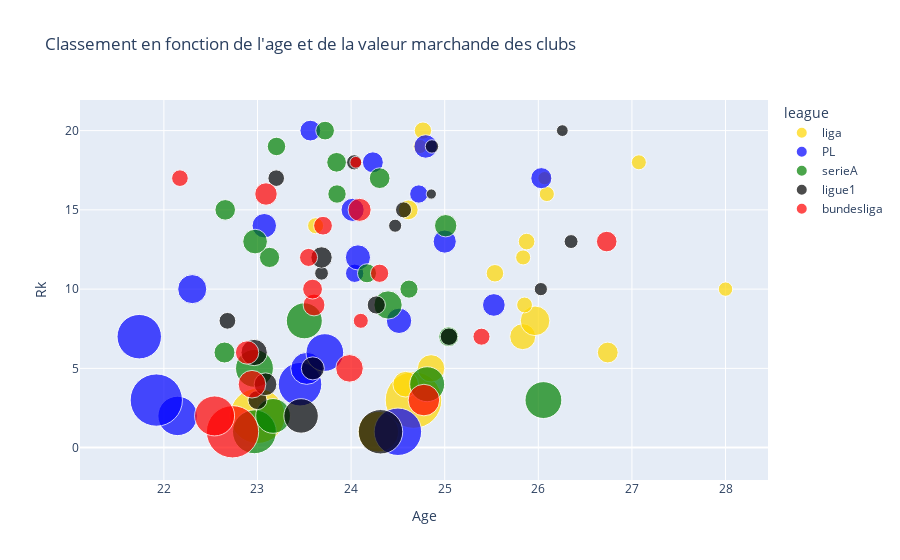

The code cell stored with this chart in its notebook:
### Code cell
import numpy as np
import pandas as pd
import plotly.express as px 

pd.options.plotting.backend = "plotly"

leagues = pd.read_csv("data/concat_leagues/leagues.csv")

saison = "2013-14"
league_colors = {'liga':'gold', 'PL':'blue', 'serieA':'green', 'ligue1':'black', 'bundesliga':'red'}

px.scatter(leagues[leagues["Years"] == saison], x='Age', y='Rk', 
           color="league", hover_name="Squad", color_discrete_map=league_colors, title="Classement en fonction de l'age et de la valeur marchande des clubs ",
           size = 'Market Value', size_max=40)

### Figure 1 — Plotly figure (JSON) as saved in the notebook; plotly's stock layout.template omitted (floating-point values rounded to 4 significant figures)
{"data": [{"hovertemplate": "<b>%{hovertext}</b><br><br>league=liga<br>Age=%{x}<br>Rk=%{y}<br>Market Value=%{marker.size}<extra></extra>", "hovertext": ["Atlético de Madrid", "FC Barcelona", "Real Madrid", "Athletic Bilbao", "Sevilla FC", "Villarreal CF", "Real Sociedad", "Valencia CF", "Celta de Vigo", "Levante UD", "Málaga CF", "Rayo Vallecano", "Getafe CF", "RCD Espanyol Barcelona", "Granada CF", "Elche CF", "UD Almería", "CA Osasuna", "Real Valladolid CF", "Real Betis Balompié"], "legendgroup": "liga", "marker": {"color": "gold", "size": [336.8, 619.2, 651.8, 134.8, 153.2, 88.3, 137.3, 178.8, 51, 42.4, 62.5, 46.1, 56.2, 52.4, 79.08, 46.6, 36.45, 45.8, 41.2, 61.3], "sizemode": "area", "sizeref": 0.4074, "symbol": "circle"}, "mode": "markers", "name": "liga", "orientation": "v", "showlegend": true, "type": "scatter", "x": [24.29, 23, 24.67, 24.58, 24.85, 26.74, 25.83, 25.97, 25.85, 28, 25.54, 25.84, 25.88, 23.62, 24.61, 26.09, 26.07, 27.07, 24.74, 24.77], "xaxis": "x", "y": [1, 2, 3, 4, 5, 6, 7, 8, 9, 10, 11, 12, 13, 14, 15, 16, 17, 18, 19, 20], "yaxis": "y"}, {"hovertemplate": "<b>%{hovertext}</b><br><br>league=PL<br>Age=%{x}<br>Rk=%{y}<br>Market Value=%{marker.size}<extra></extra>", "hovertext": ["Manchester City", "Liverpool FC", "Chelsea FC FC", "Arsenal FC", "Everton FC", "Tottenham Hotspur", "Manchester United", "Southampton FC", "Stoke City", "Newcastle United", "Crystal Palace", "Swansea City", "West Ham United", "Sunderland AFC", "Aston Villa", "Hull City", "West Bromwich Albion", "Norwich City", "Fulham FC", "Cardiff City"], "legendgroup": "PL", "marker": {"color": "blue", "size": [458.3, 315.8, 557.2, 385.8, 210, 288.9, 402.6, 131.5, 104.7, 172.3, 68.7, 128.9, 109.5, 122, 109.5, 68.15, 90.8, 89.3, 112.7, 87.9], "sizemode": "area", "sizeref": 0.4074, "symbol": "circle"}, "mode": "markers", "name": "PL", "orientation": "v", "showlegend": true, "type": "scatter", "x": [24.5, 22.15, 21.92, 23.45, 23.53, 23.72, 21.74, 24.51, 25.52, 22.3, 24.04, 24.07, 25, 23.07, 24.02, 24.72, 26.03, 24.23, 24.8, 23.56], "xaxis": "x", "y": [1, 2, 3, 4, 5, 6, 7, 8, 9, 10, 11, 12, 13, 14, 15, 16, 17, 18, 19, 20], "yaxis": "y"}, {"hovertemplate": "<b>%{hovertext}</b><br><br>league=serieA<br>Age=%{x}<br>Rk=%{y}<br>Market Value=%{marker.size}<extra></extra>", "hovertext": ["Juventus FC", "AS Roma", "SSC Napoli", "ACF Fiorentina", "Inter Milan", "Parma FC", "Torino FC", "AC Milan", "SS Lazio", "Hellas Verona", "Atalanta BC", "UC Sampdoria", "Udinese Calcio", "Genoa CFC", "Cagliari Calcio", "Chievo Verona", "US Sassuolo", "Calcio Catania", "Bologna FC 1909", "AS Livorno"], "legendgroup": "serieA", "marker": {"color": "green", "size": [391.4, 246.4, 276.6, 249.1, 292.6, 89.78, 80.25, 263.9, 162.9, 67.13, 73.93, 83.48, 124.0, 102.1, 86.2, 69.08, 87.85, 78.98, 69.83, 71.18], "sizemode": "area", "sizeref": 0.4074, "symbol": "circle"}, "mode": "markers", "name": "serieA", "orientation": "v", "showlegend": true, "type": "scatter", "x": [22.97, 23.17, 26.05, 24.81, 22.97, 22.65, 25.04, 23.5, 24.39, 24.62, 24.17, 23.13, 22.97, 25.01, 22.66, 23.85, 24.31, 23.84, 23.2, 23.72], "xaxis": "x", "y": [1, 2, 3, 4, 5, 6, 7, 8, 9, 10, 11, 12, 13, 14, 15, 16, 17, 18, 19, 20], "yaxis": "y"}, {"hovertemplate": "<b>%{hovertext}</b><br><br>league=ligue1<br>Age=%{x}<br>Rk=%{y}<br>Market Value=%{marker.size}<extra></extra>", "hovertext": ["Paris Saint-Germain", "AS Monaco", "LOSC Lille", "Saint-Etienne", "Olympique Lyon", "Olympique Marseille", "FC Girondins Bordeaux", "Lorient", "Toulouse", "SC Bastia", "Stade Reims", "Stade Rennais", "FC Nantes", "FC Évian Thonon Gaillard", "Montpellier", "Guingamp", "OGC Nice", "FC Sochaux-Montbéliard", "Valenciennes", "Ajaccio"], "legendgroup": "ligue1", "marker": {"color": "black", "size": [402.3, 242.6, 74.1, 105.4, 108.5, 141.3, 62.7, 57.15, 67.4, 35.6, 38.73, 92.6, 39.55, 35, 52.35, 21.43, 56.1, 47.45, 36.65, 28.3], "sizemode": "area", "sizeref": 0.4074, "symbol": "circle"}, "mode": "markers", "name": "ligue1", "orientation": "v", "showlegend": true, "type": "scatter", "x": [24.31, 23.47, 23, 23.09, 23.59, 22.96, 25.05, 22.68, 24.27, 26.03, 23.68, 23.68, 26.35, 24.47, 24.56, 24.86, 23.2, 24.03, 24.86, 26.26], "xaxis": "x", "y": [1, 2, 3, 4, 5, 6, 7, 8, 9, 10, 11, 12, 13, 14, 15, 16, 17, 18, 19, 20], "yaxis": "y"}, {"hovertemplate": "<b>%{hovertext}</b><br><br>league=bundesliga<br>Age=%{x}<br>Rk=%{y}<br>Market Value=%{marker.size}<extra></extra>", "hovertext": ["Bayern Munich", "Borussia Dortmund", "Schalke 04", "Bayer 04 Leverkusen", "VfL Wolfsburg", "Borussia Mönchengladbach", "FSV Mainz 05", "Augsburg", "TSG 1899 Hoffenheim", "Hannover 96", "Hertha BSC", "SV Werder Bremen", "Eintracht Frankfurt", "SC Freiburg", "VfB Stuttgart", "Hamburger SV", "Nuremberg", "Eintracht Braunschweig"], "legendgroup": "bundesliga", "marker": {"color": "red", "size": [556.9, 326.1, 203.2, 155.9, 155.2, 111.4, 59.45, 45.95, 97.4, 80.23, 68.08, 66.4, 86.2, 71.68, 108.3, 102.8, 56.45, 28.58], "sizemode": "area", "sizeref": 0.4074, "symbol": "circle"}, "mode": "markers", "name": "bundesliga", "orientation": "v", "showlegend": true, "type": "scatter", "x": [22.73, 22.54, 24.78, 22.94, 23.98, 22.89, 25.39, 24.1, 23.6, 23.59, 24.3, 23.55, 26.73, 23.7, 24.09, 23.09, 22.17, 24.05], "xaxis": "x", "y": [1, 2, 3, 4, 5, 6, 7, 8, 9, 10, 11, 12, 13, 14, 15, 16, 17, 18], "yaxis": "y"}], "layout": {"legend": {"itemsizing": "constant", "title": {"text": "league"}, "tracegroupgap": 0}, "title": {"text": "Classement en fonction de l'age et de la valeur marchande des clubs "}, "xaxis": {"anchor": "y", "domain": [0, 1], "title": {"text": "Age"}}, "yaxis": {"anchor": "x", "domain": [0, 1], "title": {"text": "Rk"}}}}
